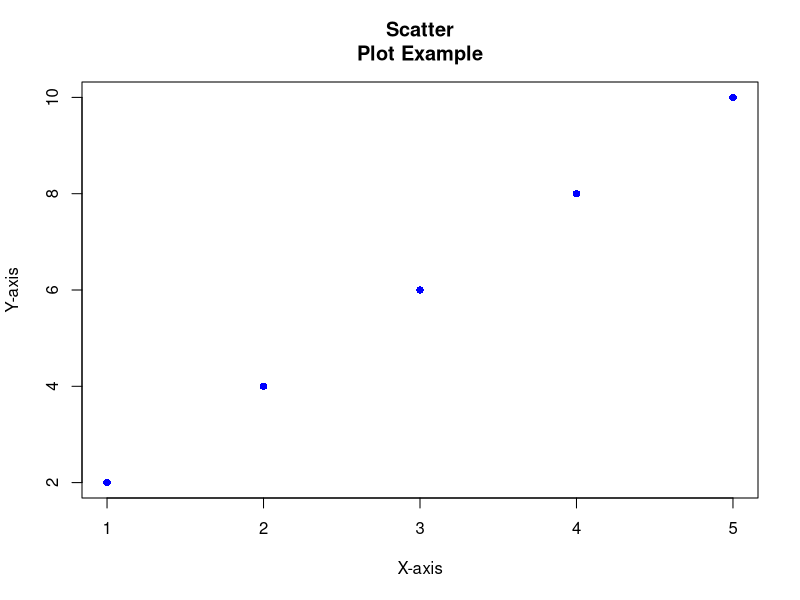
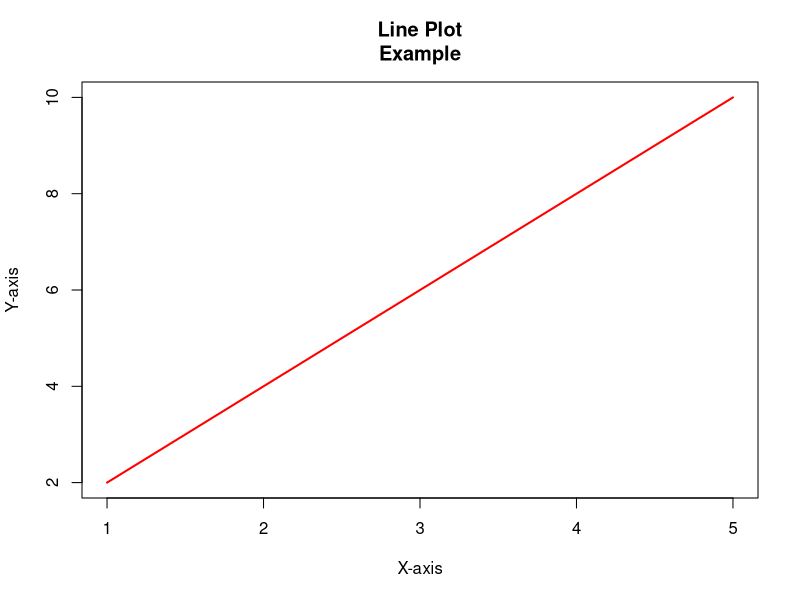
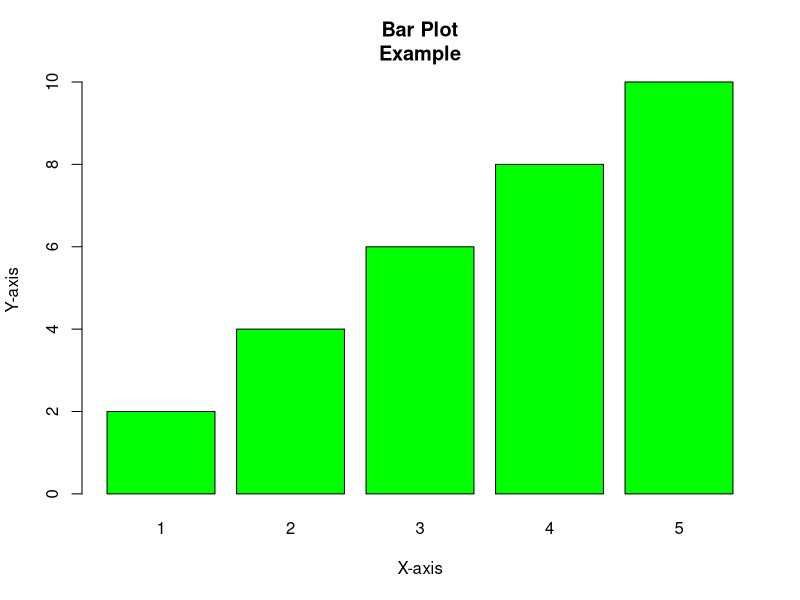
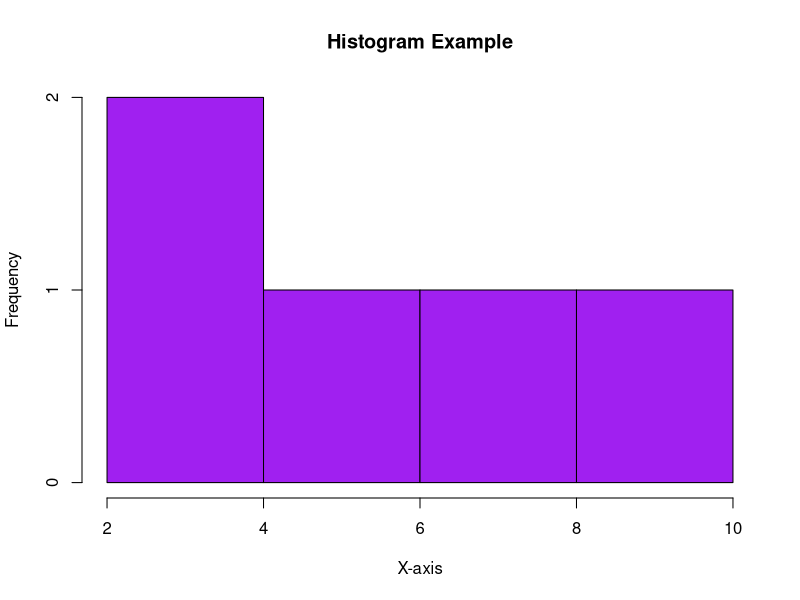
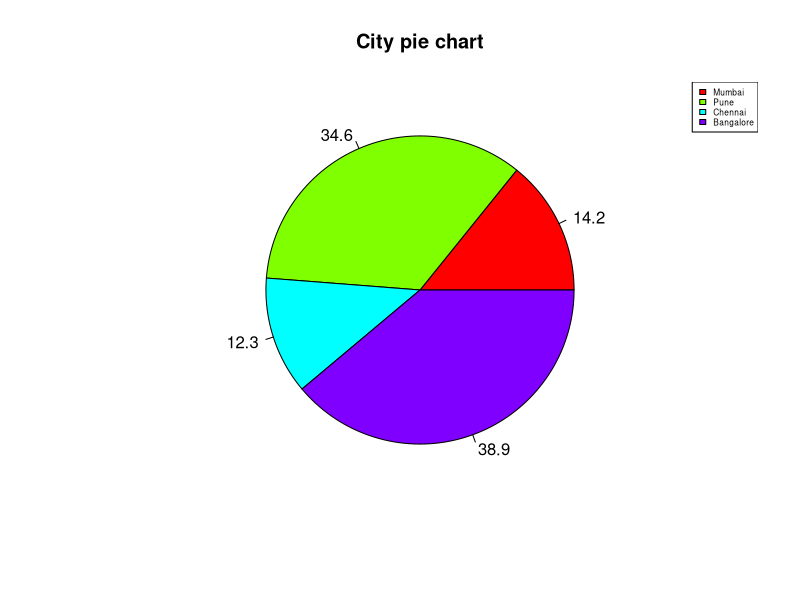
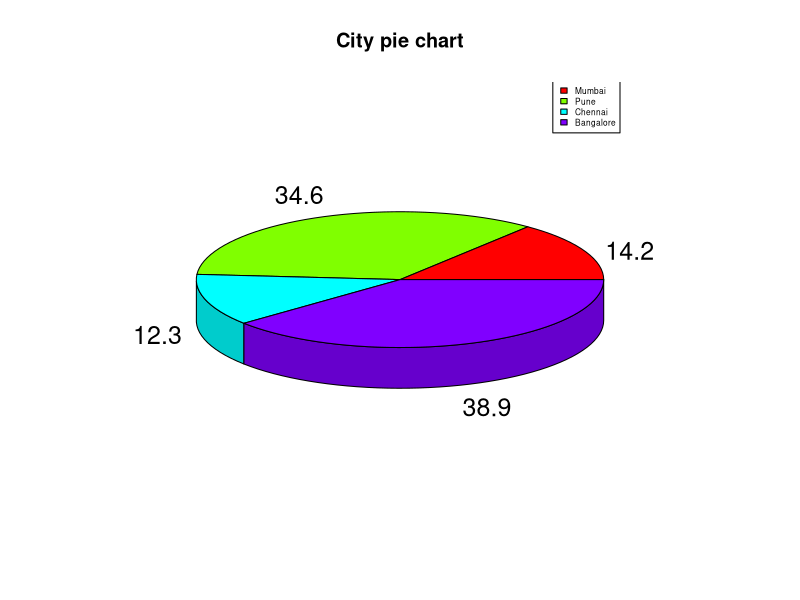

Generate these figures, in order, with R:

x = c(1, 2, 3, 4, 5)
y = c(2, 4, 6, 8, 10)
# Scatter Plot
plot(x, y, type = "p", col = "blue", pch = 16, xlab = "X-axis", ylab = "Y-axis", main = "Scatter
Plot Example")
# Line Plot
plot(x, y, type = "l", col = "red", lwd = 2, xlab = "X-axis", ylab = "Y-axis", main = "Line Plot
Example")
# Bar Plot
barplot(y, names.arg = x, col = "green", xlab = "X-axis", ylab = "Y-axis", main = "Bar Plot
Example")
# Histogram
hist(y, col = "purple", xlab = "X-axis", ylab = "Frequency", main = "Histogram Example")

data = c(23, 56, 20, 63)
labels = c("Mumbai", "Pune", "Chennai", "Bangalore")
piepercent= round(100 * data / sum(data), 1)
# Plot the 2D pie chart
pie(data, labels = piepercent, main = "City pie chart", col = rainbow(length(data)))
legend("topright", c("Mumbai", "Pune", "Chennai", "Bangalore"), cex=0.5,
fill=rainbow(length(data)))

library(plotrix)
# Plot the 3D pie chart
pie3D(data, labels = piepercent, main = "City pie chart", col = rainbow(length(data)))
legend("topright", c("Mumbai", "Pune", "Chennai", "Bangalore"), cex = 0.5, 
fill=rainbow(length(data)))
